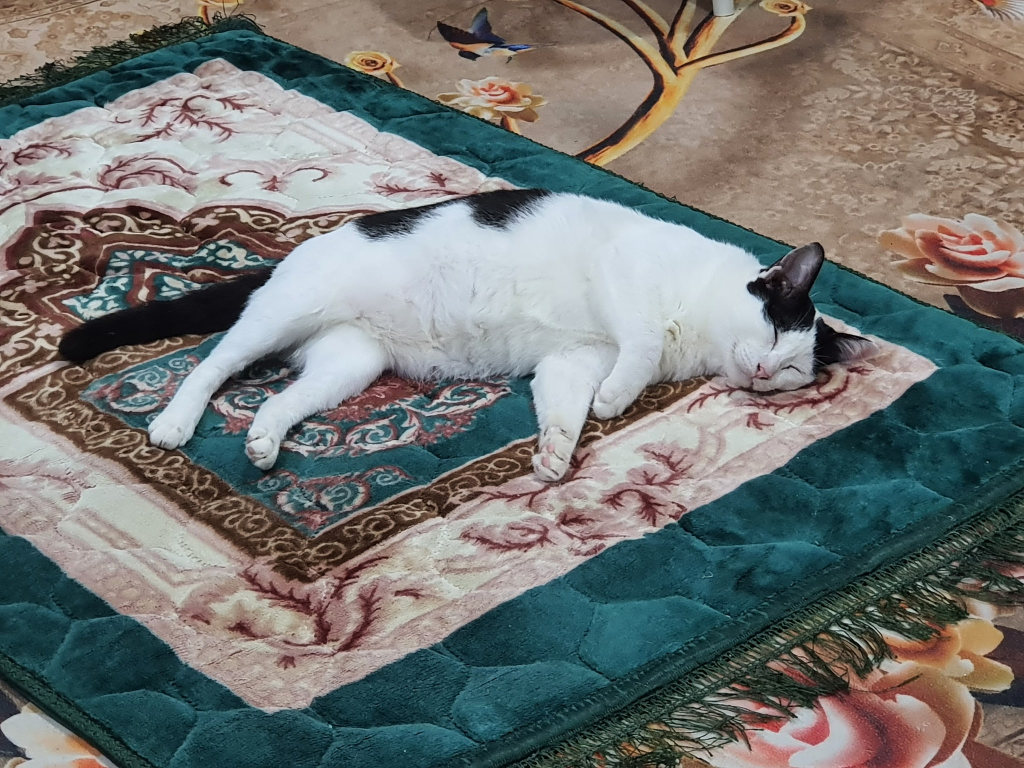
#> input picture test/test1.jpg, 2048 x 1536 px (shown at 1/2 size); its folder holds 4 pictures in this run
$ python main2.py
#> lines starting #> are read from the running program, lines starting #| are printed output that depends on the picture; pictures that were not available may be replaced by others from this repository, and a replacement may not be noted
### utils/images.py
import cv2
import glob
import os
import random


def get_random_image(folder_path):
    """Selects a random image from the specified folder."""
    extensions = ['*.jpg', '*.jpeg', '*.png', '*.JPG', '*.PNG']
    files = []
    for ext in extensions:
        files.extend(glob.glob(os.path.join(folder_path, ext)))

    if not files:
        return None
    return random.choice(files)

def resize_image(image, target_size=(448, 448)):
    """Resizes image to target size ensuring it fits within visual model constraints."""
    return cv2.resize(image, target_size)

### main2.py
import os
import glob
import cv2
import numpy as np
import google.generativeai as genai  # เปลี่ยนจาก ollama
from PIL import Image  # Gemini รองรับ PIL Image โดยตรง
import io

from utils.images import get_random_image, resize_image

# --- Configuration ---
DOG_FOLDER = './dog'
CAT_FOLDER = './cat'
TEST_FOLDER = './test'
# 🔑 นำ API Key จาก Google AI Studio มาใส่ที่นี่
GEMINI_API_KEY = "AIzaSyCO4KeK_p5TrkTfkMipevbxE0M37IxafvE"

# ตั้งค่าโมเดล
genai.configure(api_key=GEMINI_API_KEY)
# แนะนำ 1.5-flash สำหรับงานวนลูปจำนวนมาก เพราะฟรีและเร็ว
model = genai.GenerativeModel('gemini-2.0-flash-exp')

def classify_images():
    # 1. Get all test images
    test_images = []
    extensions = ['*.jpg', '*.jpeg', '*.png', '*.JPG', '*.PNG']
    for ext in extensions:
        test_images.extend(glob.glob(os.path.join(TEST_FOLDER, ext)))
#> pass 2 of the loop in classify_images, `for ext in extensions:`:
#> pass 3 of the loop in classify_images, `for ext in extensions:`:
#> the loop made 5 passes; the first 3 are shown

    if not test_images:
        print(f"❌ No images found in {TEST_FOLDER}")
        return

    print(f"🔍 Found {len(test_images)} test images. Starting classification with Gemini...\n")

    for test_img_path in test_images:
        filename = os.path.basename(test_img_path)
        print(f"🖼️  Processing: {filename}")

        # 2. Select Reference Images
        dog_ref_path = get_random_image(DOG_FOLDER)
        cat_ref_path = get_random_image(CAT_FOLDER)

        if not dog_ref_path or not cat_ref_path:
            print("❌ Error: Missing reference images.")
            continue

        try:
            # 3. Load and Preprocess
            img_test = cv2.imread(test_img_path)
#> img_test is the input picture: shape (1536, 2048, 3); mean B, G, R 114.8, 117.4, 114.9
            img_dog = cv2.imread(dog_ref_path)
            img_cat = cv2.imread(cat_ref_path)

            if img_test is None or img_dog is None or img_cat is None:
                continue

            img_test = resize_image(img_test)
#> in resize_image, `return cv2.resize(image, target_size)`:
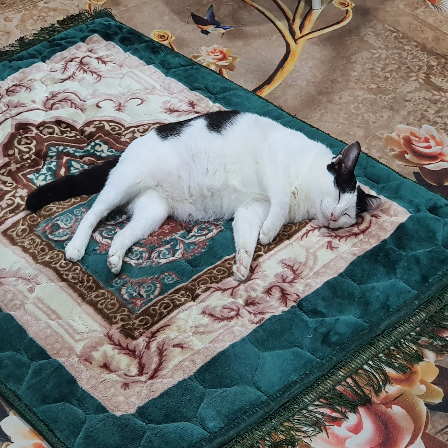
#> returned value: shape (448, 448, 3); mean of channels 0, 1, 2 114.6, 117.3, 114.8; drawn as B, G, R
            img_dog = resize_image(img_dog)
            img_cat = resize_image(img_cat)

            # 4. Construct Visual Prompt (Horizontal Stack)
            combined_img_cv2 = np.hstack((img_dog, img_cat, img_test))
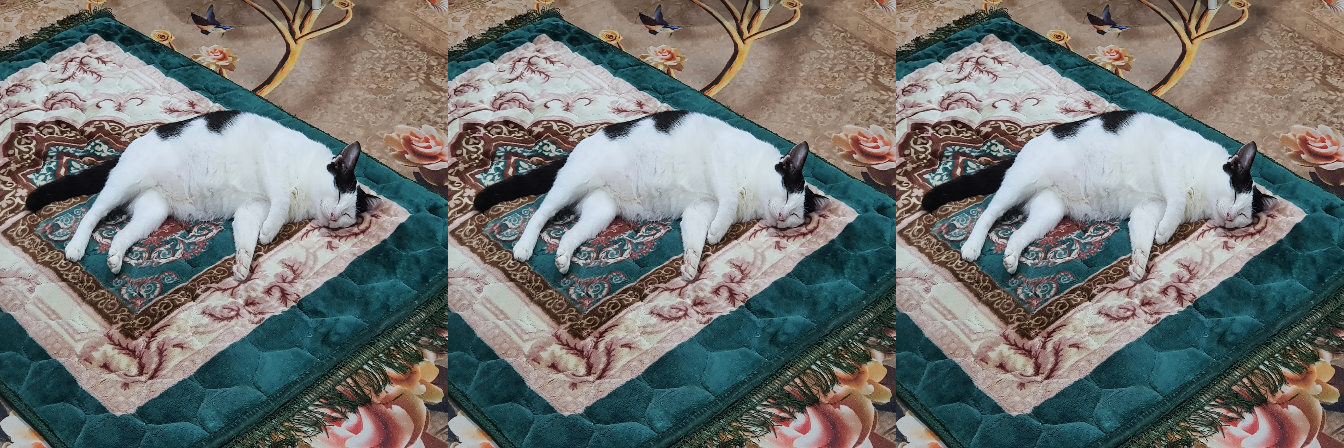
#> combined_img_cv2: shape (448, 1344, 3); mean B, G, R 114.6, 117.3, 114.8

            # แปลง OpenCV image (BGR) เป็น PIL Image (RGB) เพื่อส่งให้ Gemini
            combined_img_rgb = cv2.cvtColor(combined_img_cv2, cv2.COLOR_BGR2RGB)
            pil_img = Image.fromarray(combined_img_rgb)

        except Exception as e:
            print(f"❌ Error processing images: {e}")
            continue

        # 5. Send to Gemini
        instruction = """
        You are an expert image classifier. The image provided has three panels:
        - LEFT: Reference DOG
        - MIDDLE: Reference CAT
        - RIGHT: TEST image

        Compare the features of the TEST image with the DOG and CAT references.
        Return ONLY this format:
        RESULT: [DOG or CAT]
        CONFIDENCE: [High/Medium/Low]
        """

        try:
            # Gemini ส่งทั้ง Prompt และ Image เข้าไปพร้อมกันได้เลย
            response = model.generate_content([instruction, pil_img])

            print(f"✅ Result for {filename}:")
            print(response.text.strip())
            print("-" * 50)

        except Exception as e:
            print(f"❌ Gemini API Error: {e}")
#> pass 2 of the loop in classify_images, `for test_img_path in test_images:`:
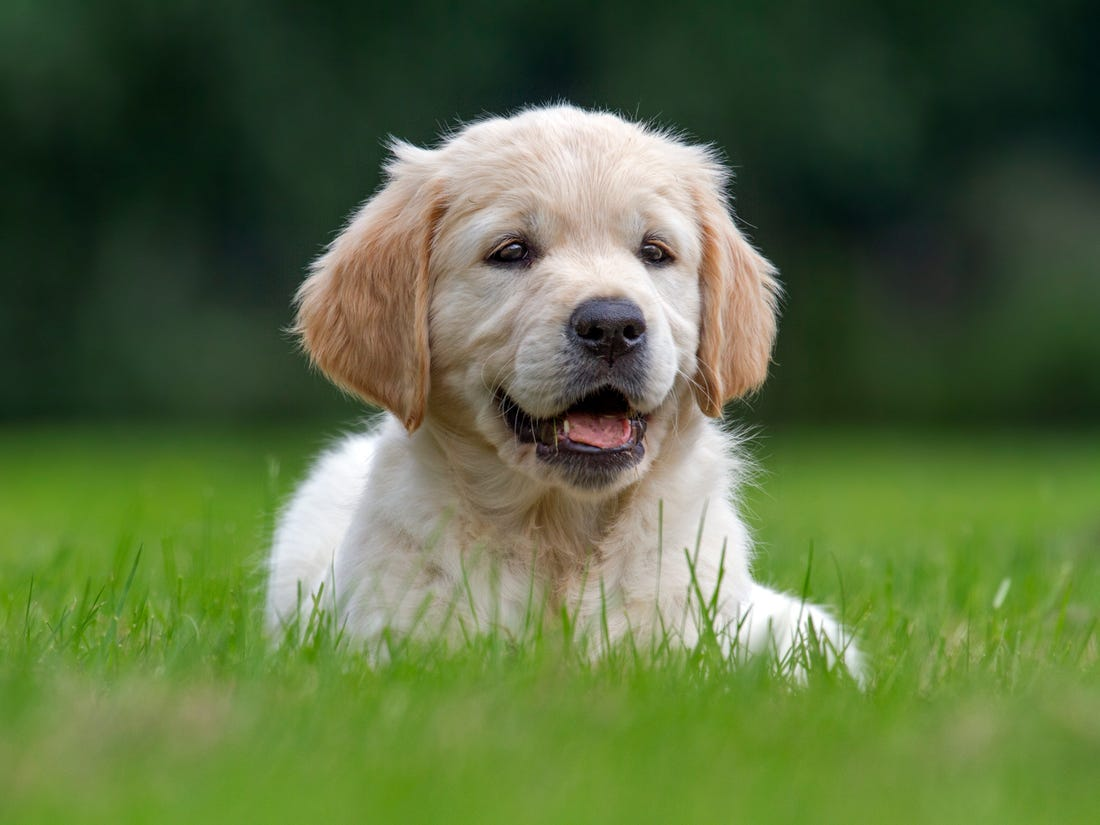
#> input picture test/test2.jpg, 1100 x 825 px
#> in classify_images, img_test is the input picture: shape (825, 1100, 3); mean B, G, R 64.9, 108, 89.4
#> in resize_image (call 4), `return cv2.resize(image, target_size)`:
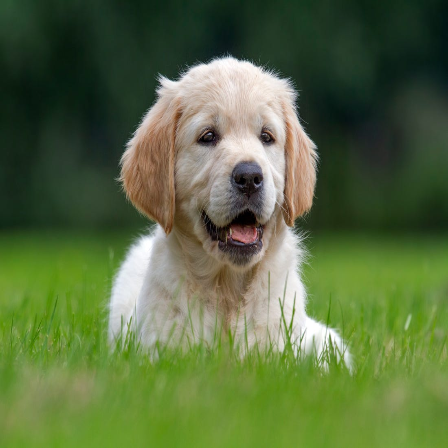
#> returned value: shape (448, 448, 3); mean of channels 0, 1, 2 64.8, 107.9, 89.4; drawn as B, G, R
#> in classify_images, `combined_img_cv2 = np.hstack((img_dog, img_cat, img_test))`:
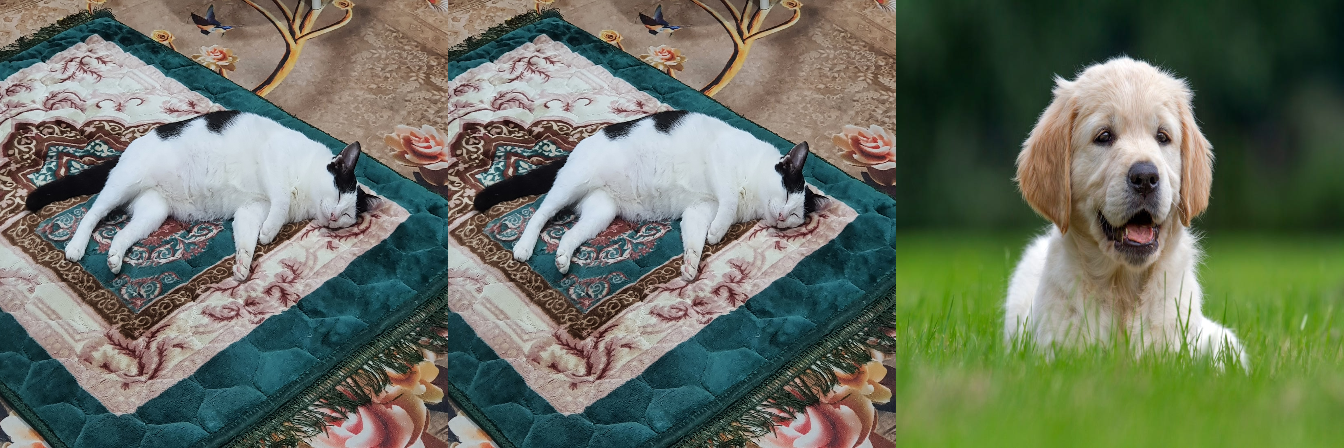
#> combined_img_cv2: shape (448, 1344, 3); mean B, G, R 98, 114.2, 106.3
#> pass 3 of the loop in classify_images, `for test_img_path in test_images:`:
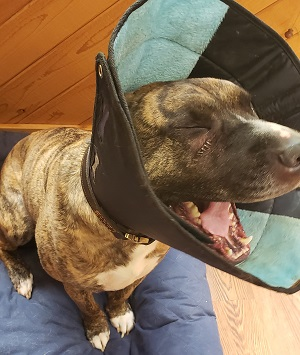
#> input picture test/test3.jpg, 300 x 355 px
#> in classify_images, img_test is the input picture: shape (355, 300, 3); mean B, G, R 85.4, 109.7, 131.8
#> in resize_image (call 7), `return cv2.resize(image, target_size)`:
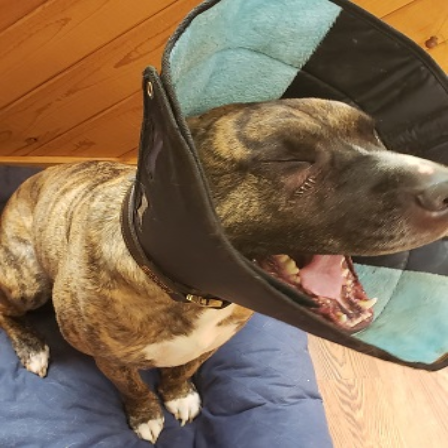
#> returned value: shape (448, 448, 3); mean of channels 0, 1, 2 85.3, 109.6, 131.7; drawn as B, G, R
#> in classify_images, `combined_img_cv2 = np.hstack((img_dog, img_cat, img_test))`:
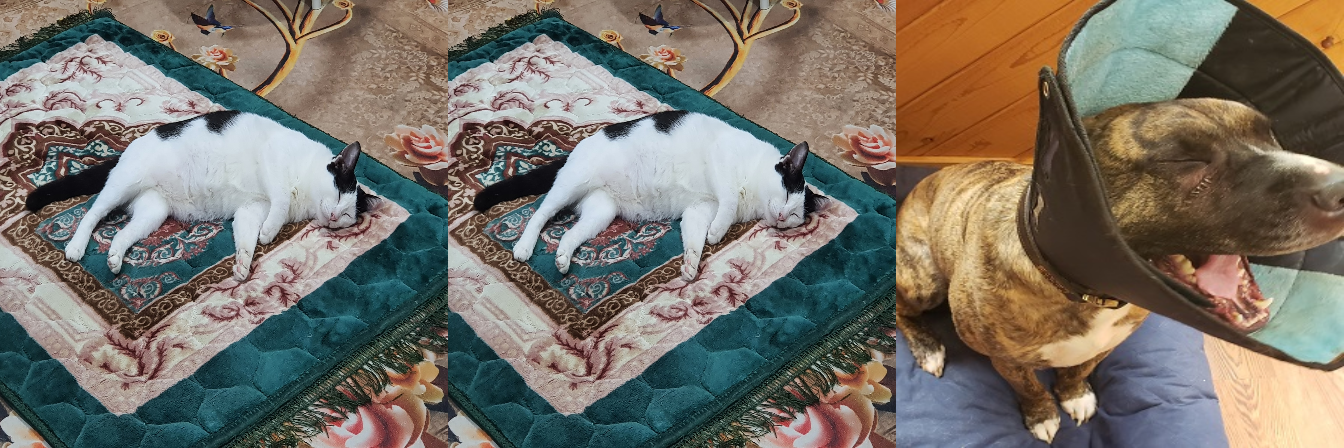
#> combined_img_cv2: shape (448, 1344, 3); mean B, G, R 104.8, 114.7, 120.4
#> the loop made 8 passes; the first 3 are shown

if __name__ == '__main__':
    classify_images()
